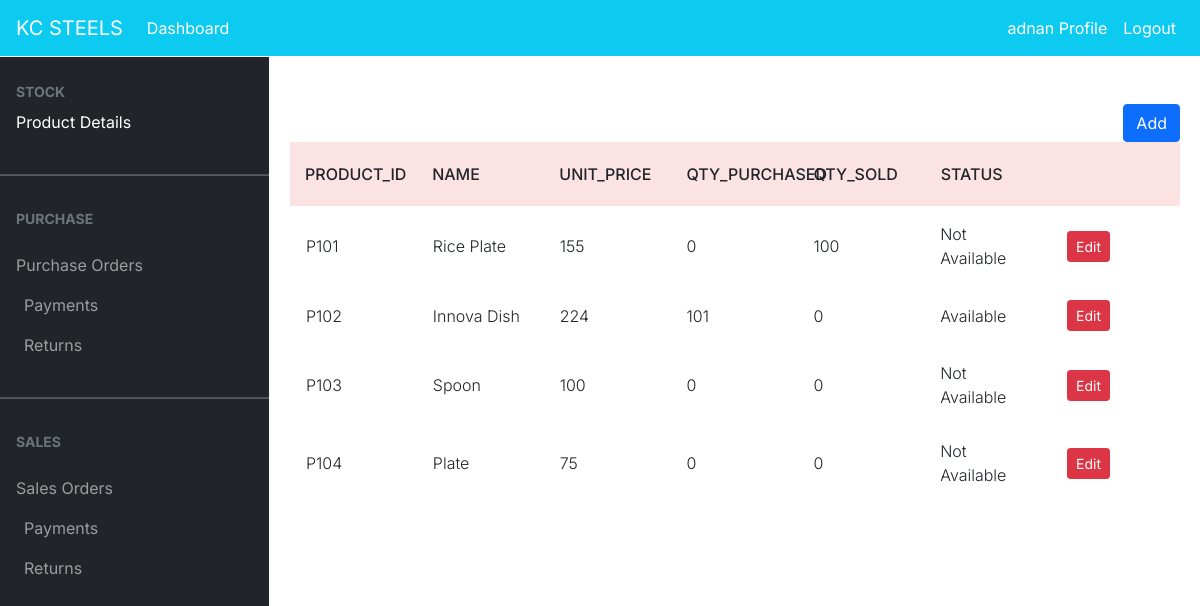
The app's page /stock/ (signed in) with its own data.
### dashboard/models.py (models this page shows, shortened)
class Item(models.Model):
        item_no = models.IntegerField(null=True)
        item_id = models.CharField(max_length=10,null=True)
        name = models.CharField(max_length=100, null=True, blank=False,unique=True)
        unit_price = models.PositiveBigIntegerField(null=True,blank=True)
        qty_available = models.PositiveIntegerField(null=True, default=0)
        qty_sold = models.PositiveIntegerField(null=True, default=0)
        qty_purchased = models.PositiveIntegerField(null=True, default=0)
        status = models.BooleanField(default=False)

### dashboard/views.py (the view)
# urls.py: path('stock/',views.stock,name='stock'),
@login_required
def stock(request):
    items = Item.objects.all()
    p_id = 101 if Item.objects.count() == 0 else Item.objects.aggregate(max=Max('item_no'))["max"] + 1
    if request.method == 'POST':
        price = request.POST.get('unit_price')
        name = request.POST.get('name')
        form = ItemForm(request.POST)
        if form.is_valid():
            Item(item_no=p_id,item_id=(f'{"P"}{p_id}'),name=name,unit_price=price).save()
    else:
        form = ItemForm
    context = {
        'items': items,
        'form' : form,
    }
    return render(request, 'dashboard/stock.html',context)

### templates/dashboard/stock.html (shortened to what this page needs)
{% extends 'partial/base.html' %}
{% load crispy_forms_tags %}
{% block content %}
{% if user.is_authenticated and user.is_superuser %}
{% else %}
{% include 'partial/topnav_staff.html'%}
<div style="margin-left:290px;margin-right:20px">
	<div class="row my-4">
			<div class="col mt-4 text-right">
				<button type="button" class="btn btn-primary" data-toggle="modal" data-target="#P_Add">
				Add
				</button>
			</div>
			<div class="col-md-12">
				<div class="tbl-header">
					<table cellpadding="0" cellspacing="0" border="0">
						<thead>
						<tr>
							<th scope="col">Product_id</th>
							<th scope="col">Name</th>
							<th scope="col">Unit_Price</th>
							<th scope="col">qty_purchased</th>
							<th scope="col">QTY_Sold</th>
							<th scope="col">Status</th>
							<th scope="col"></th>
						</tr>
						</thead>
					</table>
				</div>
				<div class="tbl-content">
					<table cellpadding="0" cellspacing="0" border="0">
						<tbody>
							{% for item in items %}
								<tr>
								<td>{{ item.item_id }}</td>
								<td>{{ item.name }}</td>
								<td>{{ item.unit_price }}</td>
								<td>{{ item.qty_purchased }}</td>
							<td>{{ item.qty_sold }}</td>
							{% if item.qty_purchased > 0 %}
							<td>Available</td>
							{% else %}
							<td>Not Available</td>
							{% endif %}
							<td scope="row"><a class="btn btn-danger btn-sm" href="{% url 'stock_update' item.id %}">Edit</a></td>
							</tr>
							{% endfor %}
						</tbody>
					</table>
				</div>
			</div>
	</div>
</div>
{% endif %}
{% endblock %}

### templates/partial/nav.html (shortened to what this page needs)
<div class="mx-6">
	<nav class="navbar navbar-expand-lg navbar-info bg-info">
        {% if user.is_authenticated %}
            <a class="navbar-brand text-white"  href="#">KC STEELS</a>
            <div class="collapse navbar-collapse" id="navbarSupportedContent">
            <ul class="navbar-nav mr-auto">
                <li class="nav-item active">
                <a class="nav-link text-white" href="{% url 'dashboard-index' %}">Dashboard <span class="sr-only">(current)</span></a>
				</li>
            </ul>
			<ul class="navbar-nav ml-auto">
                <li class="nav-item active">
                <a class="nav-link text-white" data-toggle="modal" data-target="#viewP-{{ user.id}}"> {{ user.username }} Profile <span class="sr-only">(current)</span></a>
                </li>
                <li class="nav-item">
                <a class="nav-link text-white" href="{% url 'user-logout' %}">Logout</a>
                </li>
            </ul>
        {% endif %}
      </nav>
</div>

### static/style.css (style rules this page uses)
body { background-color: aliceblue; }

### static/tblstyle.css (style rules this page uses)
table { width:100%; table-layout: fixed; }
.tbl-header { background-color: rgba(243, 162, 162, 0.3); }
.tbl-content { height:300px; overflow-x:auto; margin-top: 0px; border: 1px solid rgba(255,255,255,0.3); }
th { padding: 20px 15px; text-align: left; font-weight: 500; text-transform: uppercase; }
td { padding: 15px; text-align: left; vertical-align:middle; font-weight: 300; border-bottom: solid 1px rgba(255,255,255,0.1); }

### static/sidebar/navstyle.css (style rules this page uses)
body, button { font-family: "Inter", sans-serif; }
:root { --offcanvas-width: 270px; --topNavbarHeight: 56px; }
@media (min-width: 992px) { body { overflow: auto !important; } }

### records on screen
Item: item_id "P101", name "Rice Plate", unit_price "155", qty_purchased "0", qty_sold "100", shows "Not Available"
Item: item_id "P102", name "Innova Dish", unit_price "224", qty_purchased "101", qty_sold "0", shows "Available"
Item: item_id "P103", name "Spoon", unit_price "100", qty_purchased "0", qty_sold "0", shows "Not Available"
Item: item_id "P104", name "Plate", unit_price "75", qty_purchased "0", qty_sold "0", shows "Not Available"

### other values on screen
{{ user.username }} "adnan"
